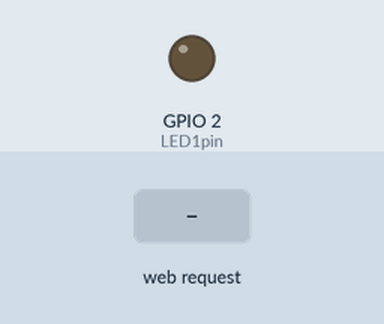
Bench run of a sketch on a simulated ESP32. On the bench: output pins drawn as LEDs (lit = HIGH). The test bench sets the inputs (shaded band). WiFi joins after 1.5 s; servers stay silent unless stated; what the sketch prints to the serial monitor is not drawn.

Above: at 3.3 s.
3.4 s: HTTP request GET /led1on received
At 4.4 s:
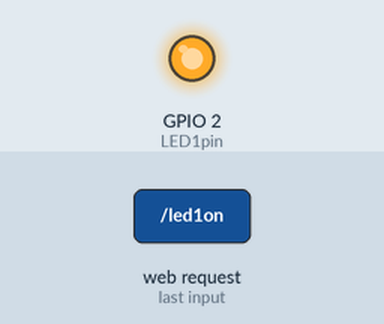
4.9 s: HTTP request GET / received
At 5.5 s:
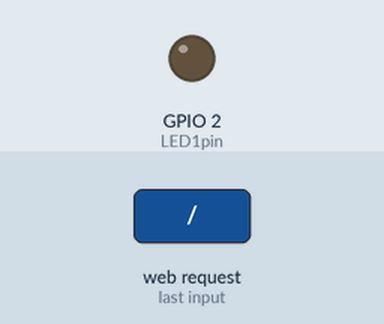
Timing chart, 0 to 7.9 s (numbered marks = the images above; inputs shaded):
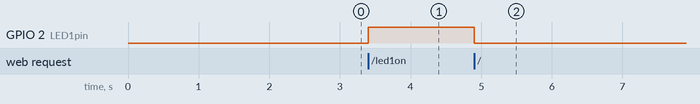

The sketch:

WebServer_ESP32.ino
```cpp
/*************************************************************************************************
  ESP32 Web Server
  Ejemplo de creación de Web server
  Basándose en los ejemplos de:
  https://lastminuteengineers.com/creating-esp32-web-server-arduino-ide/
  https://electropeak.com/learn
**************************************************************************************************/
//************************************************************************************************
// Librerías
//************************************************************************************************
#include <WiFi.h>
#include <WebServer.h>

//************************************************************************************************
// Variables globales
//************************************************************************************************
// SSID & Password
const char* ssid = "CLARO1_1CFE9F";  // Enter your SSID here
const char* password = "485f7wvKFq";  //Enter your Password here

WebServer server(80);  // Object of WebServer(HTTP port, 80 is defult)

bool parqueo1 = HIGH;
bool parqueo2 = HIGH;
bool parqueo3 = HIGH;
bool parqueo4 = HIGH;

uint8_t LED1pin = 2;
bool LED1status = LOW;
int cont = 0;
int entrada = 0;

#define RXD2 16
#define TXD2 17

//************************************************************************************************
// Configuración
//************************************************************************************************
void setup() {

  Serial.begin(115200); //baudrate
  Serial2.begin(115200, SERIAL_8N1, RXD2, TXD2);
  pinMode(LED1pin, OUTPUT);

  // Connect to your wi-fi modem
  WiFi.begin(ssid, password);

  // Check wi-fi is connected to wi-fi network
  while (WiFi.status() != WL_CONNECTED) {
    delay(1000);
    Serial.print(".");
  }
  Serial.println("");
  Serial.println("WiFi connected successfully");
  Serial.print("Got IP: ");
  Serial.println(WiFi.localIP());  //Show ESP32 IP on serial

  server.on("/", handle_OnConnect); // Directamente desde e.g. 192.168.0.8
  server.on("/led1on", handle_led1on);
  server.on("/led1off", handle_led1off);

  server.onNotFound(handle_NotFound);

  server.begin();
  Serial.println("HTTP server started");
  delay(100);
}
//************************************************************************************************
// loop principal
//************************************************************************************************
void loop() {
  server.handleClient();

 // if (Serial2.read()> -1){
    entrada = Serial2.read();
    Serial.println(entrada);
  //}


  if (LED1status)
  {
    digitalWrite(LED1pin, HIGH);
  }
  else
  {
    digitalWrite(LED1pin, LOW);
  }
}
//************************************************************************************************
// Handler de Inicio página
//************************************************************************************************
void handle_OnConnect() {
  LED1status = LOW;
  Serial.println("GPIO2 Status: OFF");
  server.send(200, "text/html", SendHTML(LED1status));
}
//************************************************************************************************
// Handler de led1on
//************************************************************************************************
void handle_led1on() {
  LED1status = HIGH;
  Serial.println("GPIO2 Status: ON");
  server.send(200, "text/html", SendHTML(LED1status));
}
//************************************************************************************************
// Handler de led1off
//************************************************************************************************
void handle_led1off() {
  LED1status = LOW;
  Serial.println("GPIO2 Status: OFF");
  server.send(200, "text/html", SendHTML(LED1status));
}
//************************************************************************************************
// Procesador de HTML
//************************************************************************************************
String SendHTML(uint8_t led1stat) {
 String ptr = "<!DOCTYPE html> <html>\n";
  ptr += "<head><meta name=\"viewport\" content=\"width=device-width, initial-scale=1.0, user-scalable=no\">\n";
  ptr += "<title>LED Control</title>\n";
  ptr += "<style>html { font-family: Helvetica; display: inline-block; margin: 0px auto; text-align: center;}\n";
  ptr += "body{margin-top: 50px;} h1 {color: #444444;margin: 50px auto 30px;} h3 {color: #444444;margin-bottom: 50px;}\n";
  ptr += ".button {display: block;width: 80px;background-color: #3498db;border: none;color: white;padding: 13px 30px;text-decoration: none;font-size: 25px;margin: 0px auto 35px;cursor: pointer;border-radius: 4px;}\n";
  ptr += ".button-on {background-color: #3498db;}\n";
  ptr += ".button-on:active {background-color: #2980b9;}\n";
  ptr += ".button-off {background-color: #34495e;}\n";
  ptr += ".button-off:active {background-color: #2c3e50;}\n";
  ptr += "p {font-size: 14px;color: #888;margin-bottom: 10px;}\n";

ptr += "table {";
ptr += "  font-family: arial, sans-serif;";
ptr += "  border-collapse: collapse;";
ptr += "  width: 100%;";
ptr += "}";

ptr += "td, th {";
ptr += "  border: 1px solid #dddddd;";
ptr += "  text-align: left;";
ptr += "  padding: 8px;";
ptr += "}";

ptr += "tr:nth-child(even) {";
ptr += "  background-color: #dddddd;";
ptr += "}";

  ptr += "</style>\n";
  ptr += "</head>\n";
  ptr += "<body>\n";
  ptr += "<h1>ESP32 Web Server &#128664</h1>\n";
  ptr += "<h3>Ejemplo de Web Server</h3>\n";

  if (led1stat)
  {
    ptr += "<p>LED1 Status: ON</p><a class=\"button button-off\" href=\"/led1off\">OFF</a>\n";
  }
  else
  {
    ptr += "<p>LED1 Status: OFF</p><a class=\"button button-on\" href=\"/led1on\">ON</a>\n";
  }

ptr += "<h2>HTML Table</h2>";

ptr += "<table>";
ptr += "  <tr>";
ptr += "    <th>Nombre del parqueo</th>";
ptr += "    <th>Estado</th>";
ptr += "  </tr>";

//***********************************************************************
if (entrada == 65){ //Parqueo 1 Ocupado
  ptr += "  <tr>";
  ptr += "    <td>Parqueo 1</td>";
  ptr += "    <td>Ocupado</td>";
  ptr += "  </tr>";
  }
else if (entrada == 66){
  ptr += "  <tr>";
  ptr += "    <td>Parqueo 1</td>";
  ptr += "    <td>Disponible</td>";
  ptr += "  </tr>";
}

//**********************************************************************
else if (entrada == 67){//Parqueo 2 Ocupado
  ptr += "  <tr>";
  ptr += "    <td>Parqueo 2</td>";
  ptr += "    <td>Ocupado</td>";
  ptr += "  </tr>";
}
else if (entrada == 68){
  ptr += "  <tr>";
  ptr += "    <td>Parqueo 2</td>";
  ptr += "    <td>Disponible</td>";
  ptr += "  </tr>";
}

//*********************************************************************
else if(entrada == 69){ //Parqueo 3 ocupado
  ptr += "  <tr>";
  ptr += "    <td>Parqueo 3</td>";
  ptr += "    <td>Ocupado</td>";
  ptr += "  </tr>";
}
else if (entrada == 70){
  ptr += "  <tr>";
  ptr += "    <td>Parqueo 3</td>";
  ptr += "    <td>Disponible</td>";
  ptr += "  </tr>";
}

//********************************************************************

else if(entrada == 71){ //Parqueo 4 ocupado
  ptr += "  <tr>";
  ptr += "    <td>Parqueo 4</td>";
  ptr += "    <td>Ocupado</td>";
  ptr += "  </tr>";
}
else if (entrada == 72){
  ptr += "  <tr>";
  ptr += "    <td>Parqueo 4</td>";
  ptr += "    <td>Disponible</td>";
  ptr += "  </tr>";
}

//********************************************************************

ptr += "</table>";

  ptr += "</body>\n";
  ptr += "</html>\n";
  return ptr;
}


//************************************************************************************************
// Handler de not found
//************************************************************************************************
void handle_NotFound() {
  server.send(404, "text/plain", "Not found");
}
```

Measured:
- after the input at 3.4 s, GPIO 2 (LED1pin): LOW → HIGH at once
- after the input at 4.9 s, GPIO 2 (LED1pin): HIGH → LOW at once
